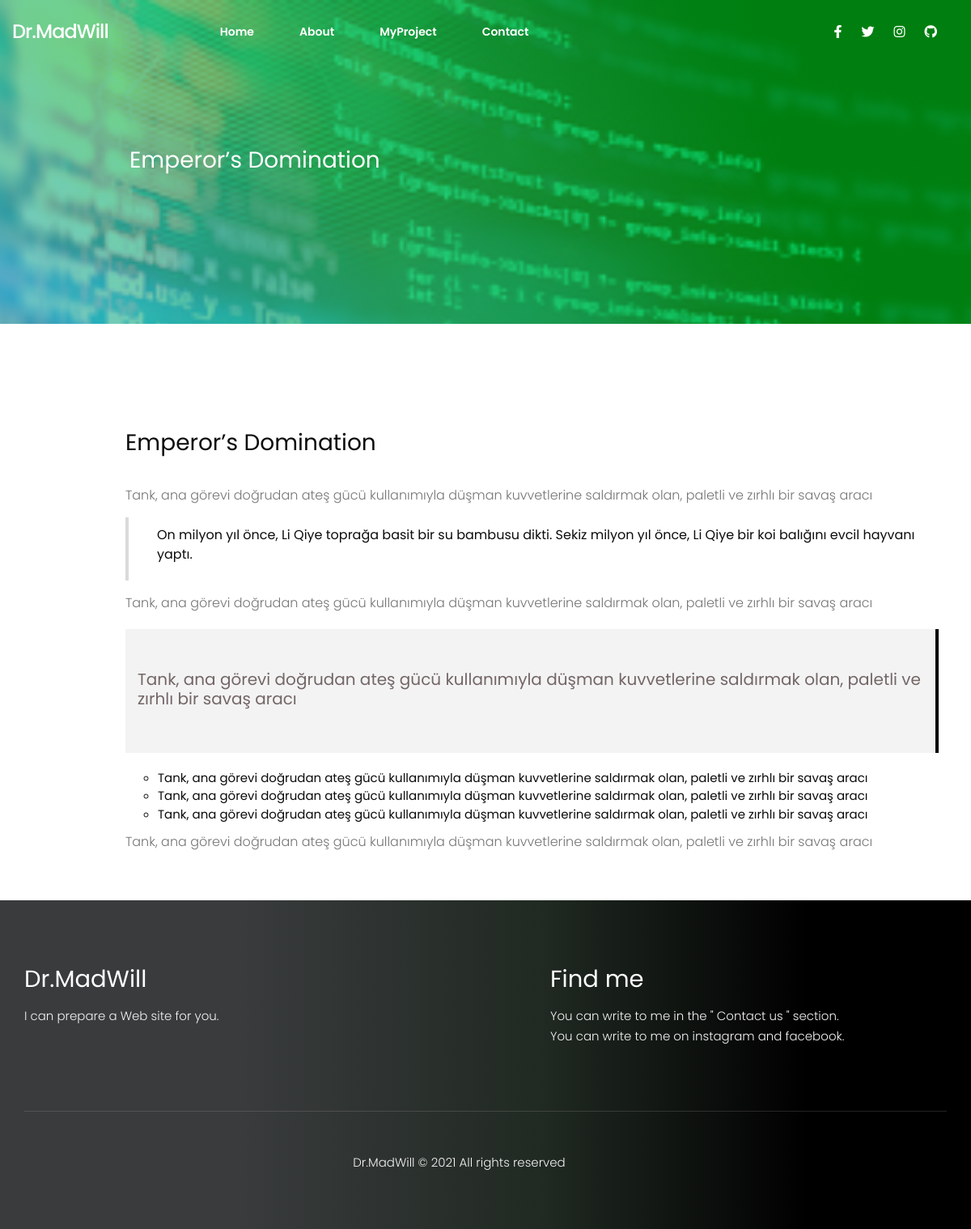
Screenshot of /project/2 with the database file from the repository.
### postd/models.py (models this page shows, shortened)
class Backgroundimg(db.Model):
    id = db.Column(db.Integer, primary_key=True)
    infoimg = db.Column(db.String(80), nullable=False)
    show=db.Column(db.String(1))

class Projectin(db.Model):
    id = db.Column(db.Integer, primary_key=True)
    protime = db.Column(db.String(25), nullable=False)
    protitle = db.Column(db.String(50), nullable=False)
    prosortcut = db.Column(db.String(80), nullable=False)
    projareya = db.Column(db.Text)
    cardTextadd=db.Column(db.String(210))
    projareya2 = db.Column(db.Text)
    projtitle = db.Column(db.String(100))
    listp = db.Column(db.String(70))
    listp1 = db.Column(db.String(70))
    listp2 = db.Column(db.String(70))
    listp3 = db.Column(db.String(70))
    listp4 = db.Column(db.String(70))
    listp5 = db.Column(db.String(70))
    listp6 = db.Column(db.String(70))
    listp7 = db.Column(db.String(70))
    projareya3 = db.Column(db.Text)
    proimg=db.Column(db.String(100))
    show=db.Column(db.String(10))

### postd/routes.py (the view)
@app.route('/project/<int:id>', methods=['GET','POST'])
def project(id):
    procejt=Projectin.query.get_or_404(id)
    bacgroundimall=Backgroundimg.query.all()
    hinfolen=len(bacgroundimall)-1
    backimg=bacgroundimall[hinfolen]
    return render_template('will-project.html',procejt=procejt,backimg=backimg)

### postd/templates/will-project.html (shortened to what this page needs)
{% extends 'base.html' %}
    {% block contet %}
        <main>
            <section style="background-image:linear-gradient(60deg, rgba(60,173,208,0.7) 25%, rgba(46,195,75,0.7) 56%, rgba(0,181,23,0.7) 83%), url(../static/img/{{backimg.infoimg}})" id="home-project">
                <div class="container pr-row home-project-deskop">
                    <div class="title-container">
                        <h2 class="home-project-title tcapitalize">
                            {{procejt.protitle}}
                        </h2>
                    </div>
                </div>
            </section>
            <section id="info-project">
                <div class="container">
                    <div class="left-space">
                        <div class="img-container">
                        </div>
                        <div>
                            <h3 class="project-info-title tcapitalize">
                                {{procejt.protitle}}
                            </h3>
                            <p class="project-text">{{procejt.projareya}}</p>
                            <div class="left-border">
                                <p>
                                    {{procejt.prosortcut}}
                                </p>
                            </div>
                            <p class="project-text">{{procejt.projareya2}}</p>
                            <div class="pr-row pr-justify-content-center info-project-info">
                                <h4 class="info-title">{{procejt.projtitle}}</h4>
                            </div>
                            {% if procejt.listp %}
                            <ol>
                                <li>
                                    {{procejt.listp}}
                                </li>
                                {% if procejt.listp1 %}
                                <li>
                                    {{procejt.listp1}}
                                </li>
                                {% endif %}
                                {% if procejt.listp2 %}
                                <li>
                                    {{procejt.listp2}}
                                </li>
                                {% endif %}
                            </ol>
                            {% endif %}
                            <p class="project-text">{{procejt.projareya3}}</p>
                        </div>
                    </div>
                </div>
            </section>
        </main>
    {% endblock %}

### postd/static/css/header.css (style rules this page uses)
:root { --first-clr:#f1f1f1; --second-clr:rgba(221, 25, 25, 0.856); --trid-clr:#000; --fourth-clr:rgba(63, 59, 59,0.83); --btext-clr:#757575; --ttext-clr: #393939; --shadow:rgba(78, 78, 78, 0.342); --gradient-clr:linear-gradient(60deg, rgba(60,173,208,1) 25%, rgba(46,195,75,1) 56%, rgba(0,181,23,1) 83%); --ffamily:'Poppins', sans-serif; }
.container { padding: 0 !important; box-sizing: border-box; }

### postd/static/css/common.css (style rules this page uses)
:root { --first-clr:#f1f1f1; --second-clr:rgba(221, 25, 25, 0.856); --trid-clr:#000; --fourth-clr:rgba(63, 59, 59,0.83); --btext-clr:#757575; --ttext-clr: #393939; --shadow:rgba(78, 78, 78, 0.342); --gradient-clr:linear-gradient(60deg, rgba(60,173,208,1) 25%, rgba(46,195,75,1) 56%, rgba(0,181,23,1) 83%); --ffamily:'Poppins', sans-serif; }
html { scroll-behavior: smooth; }
body { font-family: var(--ffamily); margin: 0; padding: 0; box-sizing: border-box; color: rgb(12, 12, 12); }
html { font-size: 10px; transition: all 0.5s; }
.pr-row { display:flex; }
.pr-justify-content-center { justify-content: center; }
.tcapitalize { text-transform: capitalize; }

### postd/static/css/main.css (style rules this page uses)
:root { --first-clr:#f1f1f1; --second-clr:rgba(221, 25, 25, 0.856); --trid-clr:#000; --fourth-clr:rgba(63, 59, 59,0.83); --btext-clr:#757575; --ttext-clr: #393939; --shadow:rgba(78, 78, 78, 0.342); --gradient-clr:linear-gradient(60deg, rgba(60,173,208,1) 25%, rgba(46,195,75,1) 56%, rgba(0,181,23,1) 83%); --ffamily:'Poppins', sans-serif; }

### postd/static/css/footer.css (style rules this page uses)
:root { --first-clr:#f1f1f1; --second-clr:rgba(221, 25, 25, 0.856); --trid-clr:#000; --fourth-clr:rgba(63, 59, 59,0.83); --btext-clr:#757575; --ttext-clr: #393939; --shadow:rgba(78, 78, 78, 0.342); --gradient-clr:linear-gradient(60deg, rgba(60,173,208,1) 25%, rgba(46,195,75,1) 56%, rgba(0,181,23,1) 83%); --ffamily:'Poppins', sans-serif; }

### postd/static/css/sayfa.css (style rules this page uses)
* { font-family: 'Poppins', sans-serif; }
#home-project { background-repeat: no-repeat; background-attachment: fixed; background-position: bottom; background-size: cover; }
#home-project .pr-row { align-items: center; color: white; transition: all 0.3s; }
#home-project .title-container { margin-left: 115px; width: 460px; padding: 0 15px; transition: all 0.3s; }
.home-project-title { font-size: 28px; font-weight: 400; }
.home-project-deskop { height: 400px; transition: all 0.3s; }
#info-project { padding: 55px 0; }
.left-space { margin-left: 115px; padding: 0 10px; }
.img-container { width: 100%; margin: 25px 0; }
.project-text { font-family: 'Poppins', sans-serif; font-size: 16px; font-weight: 300; color: #757575; line-height: 25px; margin: 5px 0; }
.project-info-title { font-size: 28px; font-weight: 400; margin: 35px 0; font-family: 'Poppins', sans-serif; }
.left-border { border-left: 4px solid #cccacab2; padding:10px 0px 10px 35px ; font-size: 16px; font-weight: 300; font-weight: 400; margin: 15px 0; }
.info-project-info { margin: 20px 0; padding: 50px 0; background-color: #f3f3f3; border-right: 4px solid black; }
.info-title { font-size: 20px; margin-left: 15px; font-weight: 400; color: rgb(116, 102, 102); }
ol { list-style: circle; font-size: 15px; }

### rows the page displays
Backgroundimg: infoimg (picture)
Projectin: protitle "Emperor’s Domination", projareya "Tank, ana görevi doğrudan ateş gücü kullanımıyla düşman kuvvetlerine saldırmak olan, paletli ve zırhlı bir savaş aracı", prosortcut "On milyon yıl önce, Li Qiye toprağa basit bir su bambusu dikti. Sekiz milyon yıl önce, Li Qiye bir koi balığını evcil hayvanı yaptı.", projareya2 "Tank, ana görevi doğrudan ateş gücü kullanımıyla düşman kuvvetlerine saldırmak olan, paletli ve zırhlı bir savaş aracı", projtitle "Tank, ana görevi doğrudan ateş gücü kullanımıyla düşman kuvvetlerine saldırmak olan, paletli ve zırhlı bir savaş aracı", listp "Tank, ana görevi doğrudan ateş gücü kullanımıyla düşman kuvvetlerine saldırmak olan, paletli ve zırhlı bir savaş aracı", listp1 "Tank, ana görevi doğrudan ateş gücü kullanımıyla düşman kuvvetlerine saldırmak olan, paletli ve zırhlı bir savaş aracı", listp2 "Tank, ana görevi doğrudan ateş gücü kullanımıyla düşman kuvvetlerine saldırmak olan, paletli ve zırhlı bir savaş aracı", projareya3 "Tank, ana görevi doğrudan ateş gücü kullanımıyla düşman kuvvetlerine saldırmak olan, paletli ve zırhlı bir savaş aracı"
